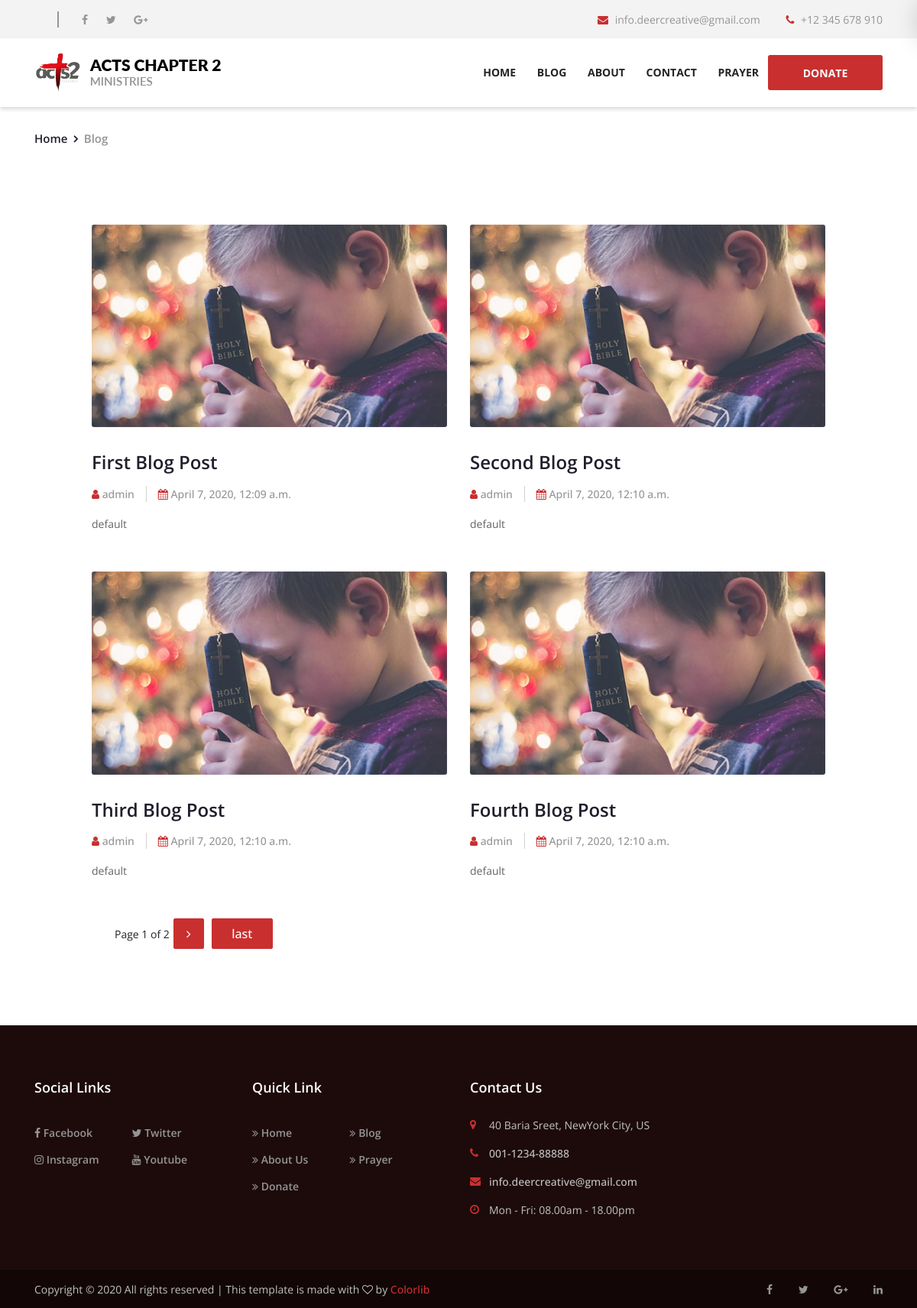
The app's page /blogs/ with its own data.
### mainapp/models.py (models this page shows, shortened)
class Blog(models.Model):
    author = models.ForeignKey(User, on_delete=models.CASCADE)
    url = models.CharField(max_length=1000)
    pub_date = models.DateTimeField('Date Published')
    title = models.CharField(max_length=100)
    description = models.CharField(max_length=200)
    content = RichTextField()

### mainapp/views.py (the view)
# urls.py: path('blogs/', views.listBlogContent, name='blog_list'),
def listBlogContent(request):
    blogs = get_list_or_404(Blog)
    paginator = Paginator(blogs, 4)
    page_number = request.GET.get('page')
    page_obj = paginator.get_page(page_number)
    return render(request, 'mainapp/bloglist.html', {'page_obj': page_obj})

### mainapp/templates/mainapp/bloglist.html (shortened to what this page needs)
{% extends '../base.html' %}
{% load static %}
{% block body %}
<div class="breadcrumb-area">
    <div class="container">
        <div class="row">
            <div class="col-12">
                <nav aria-label="breadcrumb">
                    <ol class="breadcrumb">
                        <li class="breadcrumb-item"><a href="{% url 'mainapp:index' %}">Home</a></li>
                        <li class="breadcrumb-item active" aria-current="page">Blog</li>
                    </ol>
                </nav>
            </div>
        </div>
    </div>
</div>
<div class="blog-area section-padding-100">
    <div class="container" style="width: 80% !important;">
        <div class="row justify-content-between">
            <div class="col-24 col-lg-20">
                <div class="row">
                    {% if page_obj %}
                    {% for blog in page_obj %}
                    <div class="col-12 col-md-6">
                        <div class="single-blog-post mb-50">
                            <div class="post-thumbnail">
                                <a href="{% url 'mainapp:blog_detail' blog.id %}"><img src="{% static 'mainapp/img/bg-img/10.jpg' %}" alt=""></a>
                            </div>
                            <div class="post-content">
                                <a href="{% url 'mainapp:blog_detail' blog.id %}" class="post-title">
                                    <h4>{{ blog.title }}</h4>
                                </a>
                                <div class="post-meta d-flex">
                                    <a href="#"><i class="fa fa-user" aria-hidden="true"></i> {{ blog.author.username }}</a>
                                    <a href="#"><i class="fa fa-calendar" aria-hidden="true"></i> {{ blog.pub_date }}</a>
                                </div>
                                <p class="post-excerpt">{{ blog.description }}</p>
                            </div>
                        </div>
                    </div>
                    {% endfor %}
                    {% else %}
                        <p>No blogs</p>
                    {% endif %}
                </div>
                <div class="pagination-area">
                    <nav aria-label="Page navigation example">
                        <ul class="pagination">
                            <li class="page-item" style="margin: 10px 0 0 30px;">Page {{ page_obj.number }} of {{ page_obj.paginator.num_pages }}</li>
                            {% if page_obj.has_next %}
                            <li class="page-item active"><a class="page-link" href="?page={{ page_obj.next_page_number }}"><i class="fa fa-angle-right"></i></a></li>
                            <li class="page-item active"><a class="page-link" href="?page={{ page_obj.paginator.num_pages }}" style="width: 80px;">last</a></li>
                            {% endif %}
                        </ul>
                    </nav>
                </div>
            </div>
        </div>
    </div>
</div>
{% endblock %}

### mainapp/templates/base.html (shortened to what this page needs)
{% load static %}
<!DOCTYPE html>
<html lang="en">
<head>
    <link rel="stylesheet" href="{% static 'mainapp/style.css' %}">
</head>
<body>
    <header class="header-area">
        <div class="top-header">
            <div class="container">
                <div class="row">
                    <div class="col-12">
                        <div class="top-header-content d-flex flex-wrap align-items-center justify-content-between">
                            <div class="top-header-meta d-flex flex-wrap">
                                <div class="top-social-info">
                                    <a href="#"><i class="fa fa-facebook" aria-hidden="true"></i></a>
                                    <a href="#"><i class="fa fa-twitter" aria-hidden="true"></i></a>
                                    <a href="#"><i class="fa fa-google-plus" aria-hidden="true"></i></a>
                                </div>
                            </div>
                            <div class="top-header-meta">
                                <span class="email-address"><i class="fa fa-envelope" aria-hidden="true"></i>
                                    <span>info.deercreative@gmail.com</span></a>
                                </span>
                                <span class="phone"><i class="fa fa-phone" aria-hidden="true"></i> <span>+12 345
                                    678
                                    910
                            </span>
                            </div>
                        </div>
                    </div>
                </div>
            </div>
        </div>
        <div class="crose-main-menu">
            <div class="classy-nav-container breakpoint-off">
                <div class="container">
                    <nav class="classy-navbar justify-content-between" id="croseNav">
                        <a href="index.html" class="nav-brand"><img src="{% static 'mainapp/img/core-img/logo.png' %}"
                                alt=""></a>
                        <div class="classy-menu">
                            <div class="classynav">
                                <ul>
                                    <li><a href="{% url 'mainapp:index' %}">Home</a></li>
                                    <li><a href="{% url 'mainapp:blog_list' %}">Blog</a></li>
                                    <li><a href="{% url 'mainapp:about' %}">About</a></li>
                                    <li><a href="#">Contact</a></li>
                                    <li><a target="_blank" href="https://acts2chat.herokuapp.com">Prayer</a></li>
                                </ul>
                                <a href="#" class="btn crose-btn header-btn">Donate</a>
                            </div>
                        </div>
                    </nav>
                </div>
            </div>
        </div>
    </header>
    {% block body %}
    {% endblock %}
    <footer class="footer-area">
        <div class="main-footer-area">
            <div class="container">
                <div class="row">
                    <div class="col-12 col-sm-6 col-lg-3">
                        <div class="single-footer-widget mb-70">
                            <h5 class="widget-title">Social Links</h5>
                            <nav class="footer-menu">
                                <ul>
                                    <li><a href="#"><i class="fa fa-facebook " aria-hidden="true"></i> Facebook</a></li>
                                    <li><a href="#"><i class="fa fa-twitter " aria-hidden="true"></i> Twitter</a></li>
                                    <li><a href="#"><i class="fa fa-instagram " aria-hidden="true"></i> Instagram</a>
                                    </li>
                                    <li><a href="#"><i class="fa fa-youtube " aria-hidden="true"></i> Youtube</a></li>
                                </ul>
                            </nav>
                        </div>
                    </div>
                    <div class="col-12 col-sm-6 col-lg-3">
                        <div class="single-footer-widget mb-70">
                            <h5 class="widget-title">Quick Link</h5>
                            <nav class="footer-menu">
                                <ul>
                                    <li><a href="#"><i class="fa fa-angle-double-right" aria-hidden="true"></i> Home</a>
                                    </li>
                                    <li><a href="#"><i class="fa fa-angle-double-right" aria-hidden="true"></i> Blog</a>
                                    </li>
                                    <li><a href="#"><i class="fa fa-angle-double-right" aria-hidden="true"></i> About
                                            Us</a>
                                    </li>
                                    <li><a href="#"><i class="fa fa-angle-double-right" aria-hidden="true"></i>
                                            Prayer</a>
                                    </li>
                                    <li><a href="#"><i class="fa fa-angle-double-right" aria-hidden="true"></i>
                                            Donate</a>
                                    </li>
                                </ul>
                            </nav>
                        </div>
                    </div>
                    <div class="col-12 col-sm-6 col-lg-3">
                        <div class="single-footer-widget mb-70">
                            <h5 class="widget-title">Contact Us</h5>
                            <div class="contact-information">
                                <p><i class="fa fa-map-marker" aria-hidden="true"></i> 40 Baria Sreet, NewYork City, US
                                </p>
                                <a href="callto:001-1234-88888"><i class="fa fa-phone" aria-hidden="true"></i>
                                    001-1234-88888</a>
                                <a href="mailto:info.deercreative@gmail.com"><i class="fa fa-envelope"
                                        aria-hidden="true"></i> info.deercreative@gmail.com</a>
                                <p><i class="fa fa-clock-o" aria-hidden="true"></i> Mon - Fri: 08.00am - 18.00pm</p>
                            </div>
                        </div>
                    </div>
                </div>
            </div>
        </div>
        <div class="copywrite-area">
            <div class="container h-100">
                <div class="row h-100 align-items-center flex-wrap">
                    <div class="col-12 col-md-6">
                        <div class="copywrite-text">
                            <p>
                                Copyright &copy;
                                <script>document.write(new Date().getFullYear());</script> All rights reserved | This
                                template is made with <i class="fa fa-heart-o" aria-hidden="true"></i> by <a
                                    href="https://colorlib.com" target="_blank">Colorlib</a>
                            </p>
                        </div>
                    </div>
                    <div class="col-12 col-md-6">
                        <div class="footer-social-icon">
                            <a href="#"><i class="fa fa-facebook" aria-hidden="true"></i></a>
                            <a href="#"><i class="fa fa-twitter" aria-hidden="true"></i></a>
                            <a href="#"><i class="fa fa-google-plus" aria-hidden="true"></i></a>
                            <a href="#"><i class="fa fa-linkedin" aria-hidden="true"></i></a>
                        </div>
                    </div>
                </div>
            </div>
        </div>
    </footer>
</body>
</html>

### mainapp/static/mainapp/css/classy-nav.css (style rules this page uses)
* { margin: 0; padding: 0; }
body { font-family: "Roboto", sans-serif; }
ul, ol { margin: 0; }
ul li, ol li { list-style: none; }
img { height: auto; max-width: 100%; }
.classy-nav-container { position: relative; z-index: 100; background-color: #ffffff; }
.classy-nav-container * { box-sizing: border-box; }
.classy-nav-container a { -webkit-transition-duration: 500ms; transition-duration: 500ms; text-decoration: none; outline: none; font-size: 14px; font-weight: 400; color: #232323; display: inline-block; }
.justify-content-between { -webkit-box-pack: justify; -ms-flex-pack: justify; justify-content: space-between; }
.classy-navbar { width: 100%; height: 70px; padding: 0.5em 2em; display: -webkit-box; display: -ms-flexbox; display: flex; -webkit-box-align: center; -ms-flex-align: center; -ms-grid-row-align: center; align-items: center; }
.classy-navbar .nav-brand { font-size: 26px; font-weight: 500; color: #565656; display: inline-block; margin-right: 30px; }
.classynav ul li { display: inline-block; clear: both; position: inherit; z-index: 10; }
.classynav ul li a { padding: 0 12px; display: block; height: 35px; font-size: 14px; line-height: 34px; }
.breakpoint-off .classynav { display: -webkit-box; display: -ms-flexbox; display: flex; -webkit-box-align: center; -ms-flex-align: center; -ms-grid-row-align: center; align-items: center; }

### records on screen
Blog: title "First Blog Post", author.username "admin", pub_date "April 7, 2020, 12:09 a.m.", description "default"
Blog: title "Second Blog Post", author.username "admin", pub_date "April 7, 2020, 12:10 a.m.", description "default"
Blog: title "Third Blog Post", author.username "admin", pub_date "April 7, 2020, 12:10 a.m.", description "default"
Blog: title "Fourth Blog Post", author.username "admin", pub_date "April 7, 2020, 12:10 a.m.", description "default"

### other values on screen
{{ page_obj.number }} "1"
{{ page_obj.paginator.num_pages }} "2"
